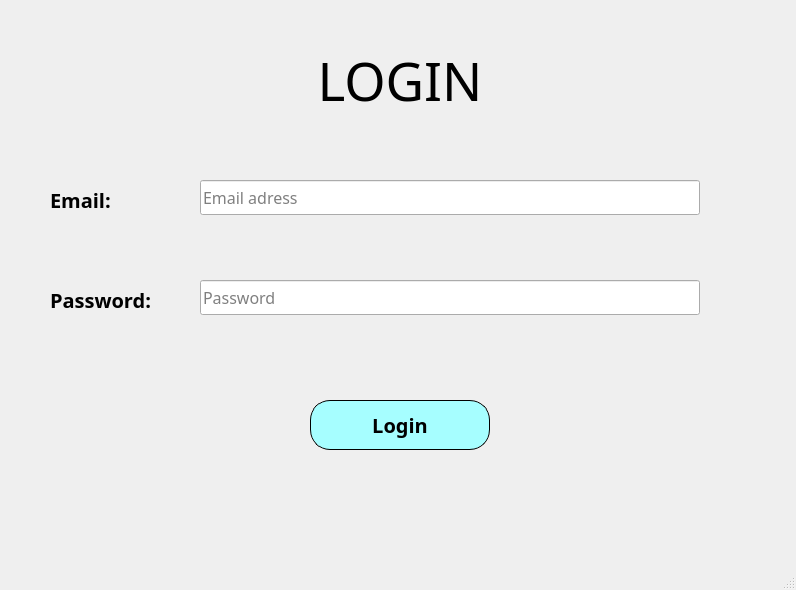
<?xml version="1.0" encoding="UTF-8"?>
<ui version="4.0">
 <class>MainWindow</class>
 <widget class="QMainWindow" name="MainWindow">
  <property name="geometry">
   <rect>
    <x>0</x>
    <y>0</y>
    <width>796</width>
    <height>590</height>
   </rect>
  </property>
  <property name="windowTitle">
   <string>MainWindow</string>
  </property>
  <widget class="QWidget" name="centralwidget">
   <widget class="QLabel" name="label">
    <property name="geometry">
     <rect>
      <x>200</x>
      <y>30</y>
      <width>400</width>
      <height>100</height>
     </rect>
    </property>
    <property name="font">
     <font>
      <family>Nunito Sans Normal ExtraBold</family>
      <pointsize>40</pointsize>
     </font>
    </property>
    <property name="text">
     <string>LOGIN</string>
    </property>
    <property name="alignment">
     <set>Qt::AlignCenter</set>
    </property>
   </widget>
   <widget class="QLineEdit" name="lineEdit_password">
    <property name="geometry">
     <rect>
      <x>200</x>
      <y>280</y>
      <width>500</width>
      <height>35</height>
     </rect>
    </property>
    <property name="font">
     <font>
      <family>Nunito Sans</family>
      <pointsize>12</pointsize>
     </font>
    </property>
    <property name="echoMode">
     <enum>QLineEdit::Password</enum>
    </property>
    <property name="placeholderText">
     <string>Password</string>
    </property>
   </widget>
   <widget class="QPushButton" name="pushButton_login">
    <property name="geometry">
     <rect>
      <x>310</x>
      <y>400</y>
      <width>180</width>
      <height>50</height>
     </rect>
    </property>
    <property name="font">
     <font>
      <family>Nunito Sans Normal ExtraBold</family>
      <pointsize>15</pointsize>
      <weight>75</weight>
      <bold>true</bold>
     </font>
    </property>
    <property name="styleSheet">
     <string notr="true">border-radius: 20px;
border: 1px solid black;
background: rgb(166, 254, 255)</string>
    </property>
    <property name="text">
     <string>Login</string>
    </property>
   </widget>
   <widget class="QLineEdit" name="lineEdit_email">
    <property name="geometry">
     <rect>
      <x>200</x>
      <y>180</y>
      <width>500</width>
      <height>35</height>
     </rect>
    </property>
    <property name="font">
     <font>
      <family>Nunito Sans</family>
      <pointsize>12</pointsize>
     </font>
    </property>
    <property name="placeholderText">
     <string>Email adress</string>
    </property>
   </widget>
   <widget class="QLabel" name="label_6">
    <property name="geometry">
     <rect>
      <x>50</x>
      <y>280</y>
      <width>150</width>
      <height>40</height>
     </rect>
    </property>
    <property name="font">
     <font>
      <family>Nunito Sans</family>
      <pointsize>15</pointsize>
      <weight>75</weight>
      <bold>true</bold>
     </font>
    </property>
    <property name="text">
     <string>Password:</string>
    </property>
   </widget>
   <widget class="QLabel" name="label_5">
    <property name="geometry">
     <rect>
      <x>50</x>
      <y>180</y>
      <width>150</width>
      <height>40</height>
     </rect>
    </property>
    <property name="font">
     <font>
      <family>Nunito Sans</family>
      <pointsize>15</pointsize>
      <weight>75</weight>
      <bold>true</bold>
     </font>
    </property>
    <property name="text">
     <string>Email:</string>
    </property>
   </widget>
  </widget>
  <widget class="QMenuBar" name="menubar">
   <property name="geometry">
    <rect>
     <x>0</x>
     <y>0</y>
     <width>796</width>
     <height>26</height>
    </rect>
   </property>
  </widget>
  <widget class="QStatusBar" name="statusbar"/>
 </widget>
 <resources/>
 <connections/>
</ui>
